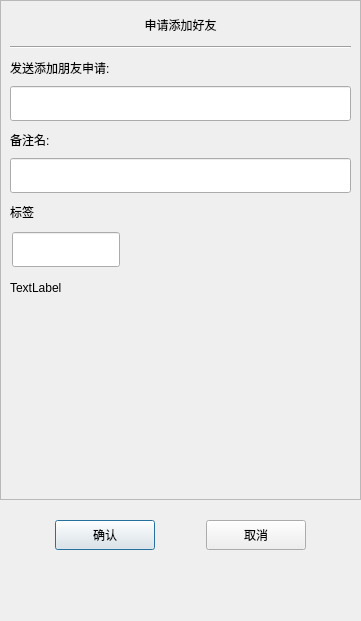
<?xml version="1.0" encoding="UTF-8"?>
<ui version="4.0">
 <class>ApplyFriend</class>
 <widget class="QDialog" name="ApplyFriend">
  <property name="geometry">
   <rect>
    <x>0</x>
    <y>0</y>
    <width>361</width>
    <height>621</height>
   </rect>
  </property>
  <property name="minimumSize">
   <size>
    <width>361</width>
    <height>621</height>
   </size>
  </property>
  <property name="maximumSize">
   <size>
    <width>361</width>
    <height>621</height>
   </size>
  </property>
  <property name="windowTitle">
   <string>Dialog</string>
  </property>
  <layout class="QVBoxLayout" name="verticalLayout">
   <property name="spacing">
    <number>0</number>
   </property>
   <property name="leftMargin">
    <number>0</number>
   </property>
   <property name="topMargin">
    <number>0</number>
   </property>
   <property name="rightMargin">
    <number>0</number>
   </property>
   <property name="bottomMargin">
    <number>0</number>
   </property>
   <item>
    <widget class="QScrollArea" name="scrollArea">
     <property name="minimumSize">
      <size>
       <width>0</width>
       <height>500</height>
      </size>
     </property>
     <property name="widgetResizable">
      <bool>true</bool>
     </property>
     <widget class="QWidget" name="scrollcontent">
      <property name="geometry">
       <rect>
        <x>0</x>
        <y>0</y>
        <width>359</width>
        <height>498</height>
       </rect>
      </property>
      <layout class="QVBoxLayout" name="verticalLayout_2">
       <property name="spacing">
        <number>0</number>
       </property>
       <property name="leftMargin">
        <number>0</number>
       </property>
       <property name="topMargin">
        <number>11</number>
       </property>
       <property name="rightMargin">
        <number>0</number>
       </property>
       <item>
        <widget class="QLabel" name="apply_lb">
         <property name="minimumSize">
          <size>
           <width>0</width>
           <height>25</height>
          </size>
         </property>
         <property name="maximumSize">
          <size>
           <width>16777215</width>
           <height>25</height>
          </size>
         </property>
         <property name="text">
          <string>申请添加好友</string>
         </property>
         <property name="alignment">
          <set>Qt::AlignCenter</set>
         </property>
        </widget>
       </item>
       <item>
        <widget class="QWidget" name="apply_wid" native="true">
         <layout class="QVBoxLayout" name="verticalLayout_3">
          <item>
           <widget class="Line" name="line">
            <property name="orientation">
             <enum>Qt::Horizontal</enum>
            </property>
           </widget>
          </item>
          <item>
           <widget class="QLabel" name="label">
            <property name="minimumSize">
             <size>
              <width>0</width>
              <height>25</height>
             </size>
            </property>
            <property name="maximumSize">
             <size>
              <width>16777215</width>
              <height>25</height>
             </size>
            </property>
            <property name="text">
             <string>发送添加朋友申请:</string>
            </property>
           </widget>
          </item>
          <item>
           <widget class="CustomizeEdit" name="name_ed">
            <property name="minimumSize">
             <size>
              <width>0</width>
              <height>35</height>
             </size>
            </property>
            <property name="maximumSize">
             <size>
              <width>16777215</width>
              <height>35</height>
             </size>
            </property>
           </widget>
          </item>
          <item>
           <widget class="QLabel" name="label_2">
            <property name="minimumSize">
             <size>
              <width>0</width>
              <height>25</height>
             </size>
            </property>
            <property name="maximumSize">
             <size>
              <width>16777215</width>
              <height>25</height>
             </size>
            </property>
            <property name="text">
             <string>备注名:</string>
            </property>
           </widget>
          </item>
          <item>
           <widget class="CustomizeEdit" name="back_ed">
            <property name="minimumSize">
             <size>
              <width>0</width>
              <height>35</height>
             </size>
            </property>
            <property name="maximumSize">
             <size>
              <width>16777215</width>
              <height>35</height>
             </size>
            </property>
           </widget>
          </item>
          <item>
           <widget class="QLabel" name="label_3">
            <property name="minimumSize">
             <size>
              <width>0</width>
              <height>25</height>
             </size>
            </property>
            <property name="maximumSize">
             <size>
              <width>16777215</width>
              <height>25</height>
             </size>
            </property>
            <property name="text">
             <string>标签</string>
            </property>
           </widget>
          </item>
          <item>
           <widget class="QWidget" name="lb_group_wid" native="true">
            <property name="minimumSize">
             <size>
              <width>0</width>
              <height>50</height>
             </size>
            </property>
            <layout class="QVBoxLayout" name="verticalLayout_4">
             <property name="spacing">
              <number>0</number>
             </property>
             <property name="leftMargin">
              <number>0</number>
             </property>
             <property name="topMargin">
              <number>0</number>
             </property>
             <property name="rightMargin">
              <number>0</number>
             </property>
             <property name="bottomMargin">
              <number>0</number>
             </property>
             <item>
              <widget class="QWidget" name="gridWidget" native="true">
               <property name="minimumSize">
                <size>
                 <width>0</width>
                 <height>40</height>
                </size>
               </property>
               <property name="maximumSize">
                <size>
                 <width>16777215</width>
                 <height>40</height>
                </size>
               </property>
               <widget class="CustomizeEdit" name="lb_ed">
                <property name="geometry">
                 <rect>
                  <x>2</x>
                  <y>2</y>
                  <width>108</width>
                  <height>35</height>
                 </rect>
                </property>
                <property name="maximumSize">
                 <size>
                  <width>16777215</width>
                  <height>35</height>
                 </size>
                </property>
               </widget>
              </widget>
             </item>
             <item>
              <widget class="QWidget" name="input_tip_wid" native="true">
               <property name="minimumSize">
                <size>
                 <width>0</width>
                 <height>35</height>
                </size>
               </property>
               <property name="maximumSize">
                <size>
                 <width>16777215</width>
                 <height>35</height>
                </size>
               </property>
               <layout class="QVBoxLayout" name="verticalLayout_5">
                <property name="spacing">
                 <number>0</number>
                </property>
                <property name="leftMargin">
                 <number>0</number>
                </property>
                <property name="topMargin">
                 <number>0</number>
                </property>
                <property name="rightMargin">
                 <number>0</number>
                </property>
                <property name="bottomMargin">
                 <number>0</number>
                </property>
                <item>
                 <widget class="ClickedOnceLabel" name="tip_lb">
                  <property name="text">
                   <string>TextLabel</string>
                  </property>
                 </widget>
                </item>
               </layout>
              </widget>
             </item>
            </layout>
           </widget>
          </item>
          <item>
           <widget class="QWidget" name="widget" native="true">
            <property name="minimumSize">
             <size>
              <width>0</width>
              <height>60</height>
             </size>
            </property>
            <layout class="QHBoxLayout" name="horizontalLayout_2">
             <property name="leftMargin">
              <number>0</number>
             </property>
             <property name="topMargin">
              <number>0</number>
             </property>
             <property name="rightMargin">
              <number>0</number>
             </property>
             <property name="bottomMargin">
              <number>0</number>
             </property>
             <item>
              <widget class="QWidget" name="lb_list" native="true">
               <property name="minimumSize">
                <size>
                 <width>287</width>
                 <height>50</height>
                </size>
               </property>
               <property name="maximumSize">
                <size>
                 <width>587</width>
                 <height>16777215</height>
                </size>
               </property>
              </widget>
             </item>
             <item>
              <widget class="QWidget" name="more_lb_wid" native="true">
               <property name="minimumSize">
                <size>
                 <width>30</width>
                 <height>0</height>
                </size>
               </property>
               <property name="maximumSize">
                <size>
                 <width>30</width>
                 <height>16777215</height>
                </size>
               </property>
               <layout class="QVBoxLayout" name="verticalLayout_6">
                <item>
                 <spacer name="verticalSpacer_3">
                  <property name="orientation">
                   <enum>Qt::Vertical</enum>
                  </property>
                  <property name="sizeHint" stdset="0">
                   <size>
                    <width>20</width>
                    <height>40</height>
                   </size>
                  </property>
                 </spacer>
                </item>
                <item>
                 <widget class="ClickedOnceLabel" name="more_lb">
                  <property name="minimumSize">
                   <size>
                    <width>25</width>
                    <height>25</height>
                   </size>
                  </property>
                  <property name="maximumSize">
                   <size>
                    <width>25</width>
                    <height>25</height>
                   </size>
                  </property>
                  <property name="text">
                   <string/>
                  </property>
                 </widget>
                </item>
                <item>
                 <spacer name="verticalSpacer_4">
                  <property name="orientation">
                   <enum>Qt::Vertical</enum>
                  </property>
                  <property name="sizeHint" stdset="0">
                   <size>
                    <width>20</width>
                    <height>40</height>
                   </size>
                  </property>
                 </spacer>
                </item>
               </layout>
              </widget>
             </item>
            </layout>
           </widget>
          </item>
         </layout>
        </widget>
       </item>
      </layout>
     </widget>
    </widget>
   </item>
   <item>
    <spacer name="verticalSpacer">
     <property name="orientation">
      <enum>Qt::Vertical</enum>
     </property>
     <property name="sizeType">
      <enum>QSizePolicy::Fixed</enum>
     </property>
     <property name="sizeHint" stdset="0">
      <size>
       <width>20</width>
       <height>10</height>
      </size>
     </property>
    </spacer>
   </item>
   <item>
    <widget class="QWidget" name="apply_sure_wid" native="true">
     <property name="minimumSize">
      <size>
       <width>0</width>
       <height>50</height>
      </size>
     </property>
     <layout class="QHBoxLayout" name="horizontalLayout">
      <item>
       <spacer name="horizontalSpacer">
        <property name="orientation">
         <enum>Qt::Horizontal</enum>
        </property>
        <property name="sizeHint" stdset="0">
         <size>
          <width>40</width>
          <height>20</height>
         </size>
        </property>
       </spacer>
      </item>
      <item>
       <widget class="ClickedBtn" name="sure_btn">
        <property name="minimumSize">
         <size>
          <width>100</width>
          <height>30</height>
         </size>
        </property>
        <property name="text">
         <string>确认</string>
        </property>
       </widget>
      </item>
      <item>
       <spacer name="horizontalSpacer_2">
        <property name="orientation">
         <enum>Qt::Horizontal</enum>
        </property>
        <property name="sizeHint" stdset="0">
         <size>
          <width>40</width>
          <height>20</height>
         </size>
        </property>
       </spacer>
      </item>
      <item>
       <widget class="ClickedBtn" name="cancel_btn">
        <property name="minimumSize">
         <size>
          <width>100</width>
          <height>30</height>
         </size>
        </property>
        <property name="text">
         <string>取消</string>
        </property>
       </widget>
      </item>
      <item>
       <spacer name="horizontalSpacer_3">
        <property name="orientation">
         <enum>Qt::Horizontal</enum>
        </property>
        <property name="sizeHint" stdset="0">
         <size>
          <width>40</width>
          <height>20</height>
         </size>
        </property>
       </spacer>
      </item>
     </layout>
    </widget>
   </item>
   <item>
    <spacer name="verticalSpacer_2">
     <property name="orientation">
      <enum>Qt::Vertical</enum>
     </property>
     <property name="sizeHint" stdset="0">
      <size>
       <width>20</width>
       <height>40</height>
      </size>
     </property>
    </spacer>
   </item>
  </layout>
 </widget>
 <customwidgets>
  <customwidget>
   <class>ClickedBtn</class>
   <extends>QPushButton</extends>
   <header location="global">clickedbtn.h</header>
  </customwidget>
  <customwidget>
   <class>CustomizeEdit</class>
   <extends>QLineEdit</extends>
   <header location="global">customizeedit.h</header>
  </customwidget>
  <customwidget>
   <class>ClickedOnceLabel</class>
   <extends>QLabel</extends>
   <header location="global">clickedoncelabel.h</header>
  </customwidget>
 </customwidgets>
 <resources/>
 <connections/>
</ui>
